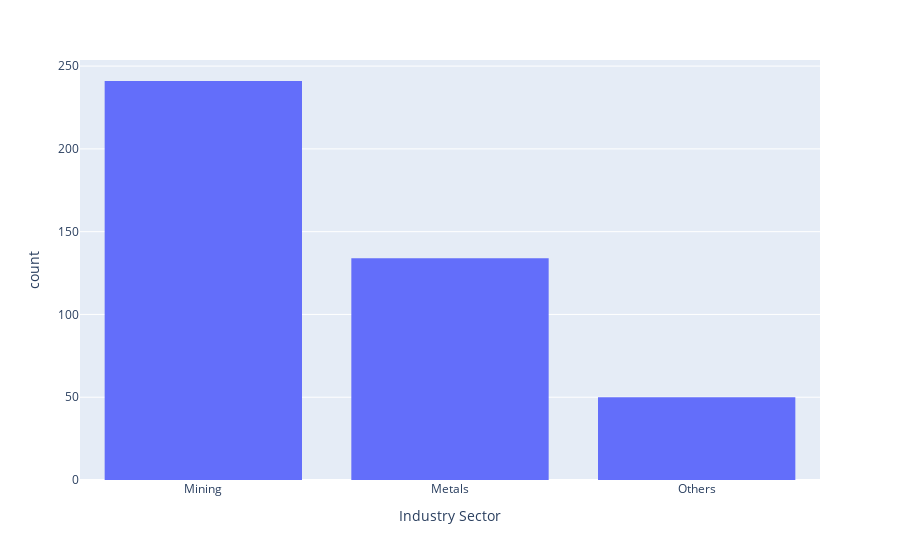

Here is the notebook cell this chart was saved with:
### Markdown cell above
Let us also check the distribution of accidents as per industry sector.

### Code cell
fig = px.histogram(accident_safety_data_new, x="Industry Sector")
fig.show()

### Figure 1 — Plotly figure (JSON) as saved in the notebook; plotly's stock layout.template omitted (floating-point values rounded to 4 significant figures; data arrays with more than 128 entries replaced by an {"elided": "..."} marker saying what was removed)
{"data": [{"alignmentgroup": "True", "bingroup": "x", "hovertemplate": "Industry Sector=%{x}<br>count=%{y}<extra></extra>", "legendgroup": "", "marker": {"color": "#636efa"}, "name": "", "offsetgroup": "", "orientation": "v", "showlegend": false, "type": "histogram", "x": {"elided": "425 str values"}, "xaxis": "x", "yaxis": "y"}], "layout": {"barmode": "relative", "legend": {"tracegroupgap": 0}, "margin": {"t": 60}, "xaxis": {"anchor": "y", "domain": [0, 1], "title": {"text": "Industry Sector"}}, "yaxis": {"anchor": "x", "domain": [0, 1], "title": {"text": "count"}}}}
